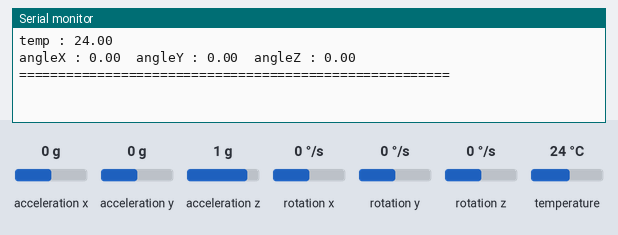
Bench run of a sketch on a simulated Arduino Uno, built with avr-gcc and run on an emulated ATmega328P. Shown: the last lines printed to the serial monitor. The inputs (shaded band) are chosen by the test bench; at power-on: acceleration x 0 g, acceleration y 0 g, rotation z 0 °/s, acceleration z 1 g, temperature 24 °C, rotation x 0 °/s, rotation y 0 °/s.

Above: at 4.2 s.
4.3 s: acceleration x set to -1.4 g
At 5.3 s:
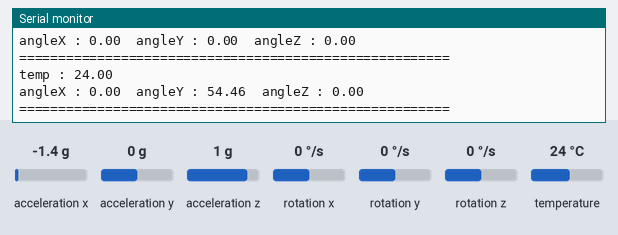
5.8 s: acceleration y set to -1.4 g
At 7.0 s:
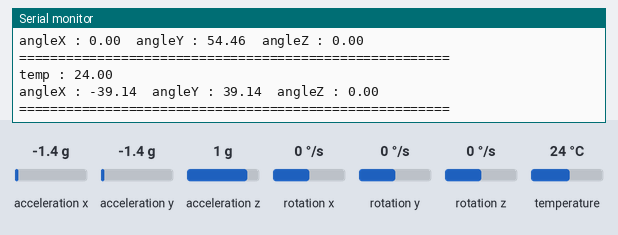
7.3 s: rotation z set to -192 °/s
At 8.2 s:
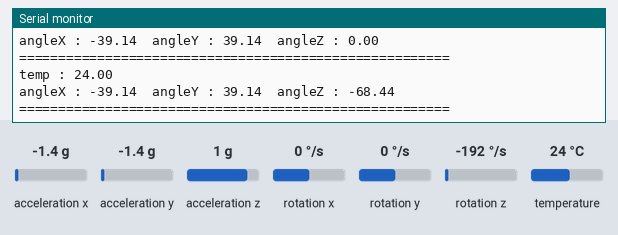
12.4 s: acceleration z set to -1.4 g
At 13.4 s:
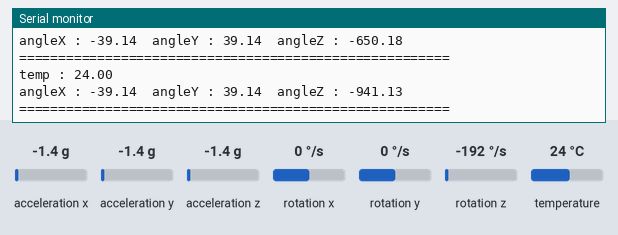
13.9 s: temperature set to 12 °C
At 14.4 s:
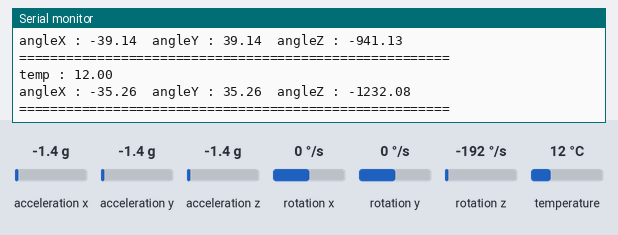
Timing chart, 0 to 16.4 s (numbered marks = the images above; inputs shaded):
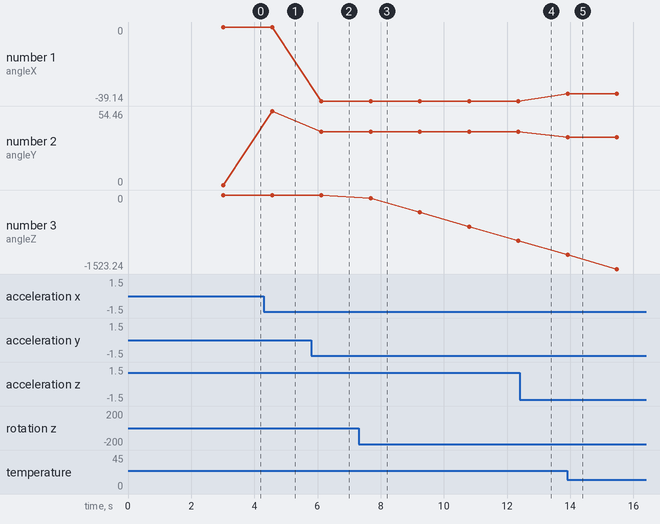

The sketch:

MPU6050_v0.ino
```cpp
#include <MPU6050_tockn.h>
#include <Wire.h>

MPU6050 mpu6050(Wire);

long timer = 0;

void setup() {
  Serial.begin(9600);
  Wire.begin();
  mpu6050.begin();
  mpu6050.calcGyroOffsets(true);
  //mpu6050.setGyroOffsets(4, 4, 70);
}

void loop() {

  mpu6050.update();
    if(millis() - timer > 1500){
      Serial.print("temp : ");Serial.println(mpu6050.getTemp());
      Serial.print("angleX : ");
      Serial.print(mpu6050.getAngleX());
      Serial.print("\tangleY : ");
      Serial.print(mpu6050.getAngleY());
      Serial.print("\tangleZ : ");
      Serial.println(mpu6050.getAngleZ());
     /*
      Serial.print("gyroX : ");Serial.print(mpu6050.getGyroX());
      Serial.print("\tgyroY : ");Serial.print(mpu6050.getGyroY());
      Serial.print("\tgyroZ : ");Serial.println(mpu6050.getGyroZ());


      Serial.print("accX : ");Serial.print(mpu6050.getAccX());
      Serial.print("\taccY : ");Serial.print(mpu6050.getAccY());
      Serial.print("\taccZ : ");Serial.println(mpu6050.getAccZ());

      Serial.print("gyroX : ");Serial.print(mpu6050.getGyroX());
      Serial.print("\tgyroY : ");Serial.print(mpu6050.getGyroY());
      Serial.print("\tgyroZ : ");Serial.println(mpu6050.getGyroZ());

      Serial.print("accAngleX : ");Serial.print(mpu6050.getAccAngleX());
      Serial.print("\taccAngleY : ");Serial.println(mpu6050.getAccAngleY());

      Serial.print("gyroAngleX : ");Serial.print(mpu6050.getGyroAngleX());
      Serial.print("\tgyroAngleY : ");Serial.print(mpu6050.getGyroAngleY());
      Serial.print("\tgyroAngleZ : ");Serial.println(mpu6050.getGyroAngleZ());

*/


      Serial.println("=======================================================\n");
      timer = millis();
    }
}
```

Measured:
- after the input at 4.3 s, the serial monitor: prints a new line after 0.27 s (image 1)
- after the input at 5.8 s, the serial monitor: prints a new line after 0.32 s (image 2)
- after the input at 7.3 s, the serial monitor: prints a new line after 0.38 s (image 3)
- after the input at 13.9 s, the serial monitor: prints a new line at once (image 5)
- plotted number 1: 0 → -39.14 after the input at 5.8 s
- plotted number 2: 0 → 54.46 after the input at 4.3 s, 54.46 → 39.14 after the input at 5.8 s
- plotted number 3: 0 → -941.13 after the input at 7.3 s
